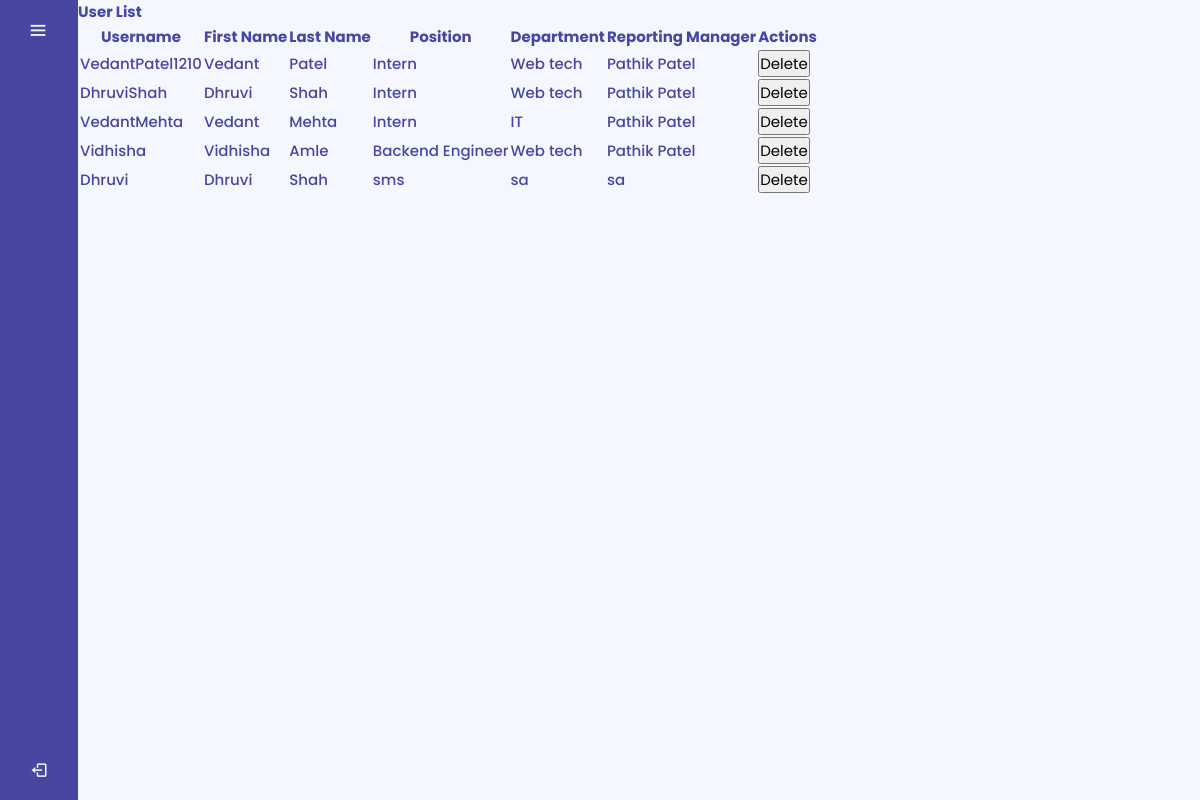
Before: /adminuser with the older database file.
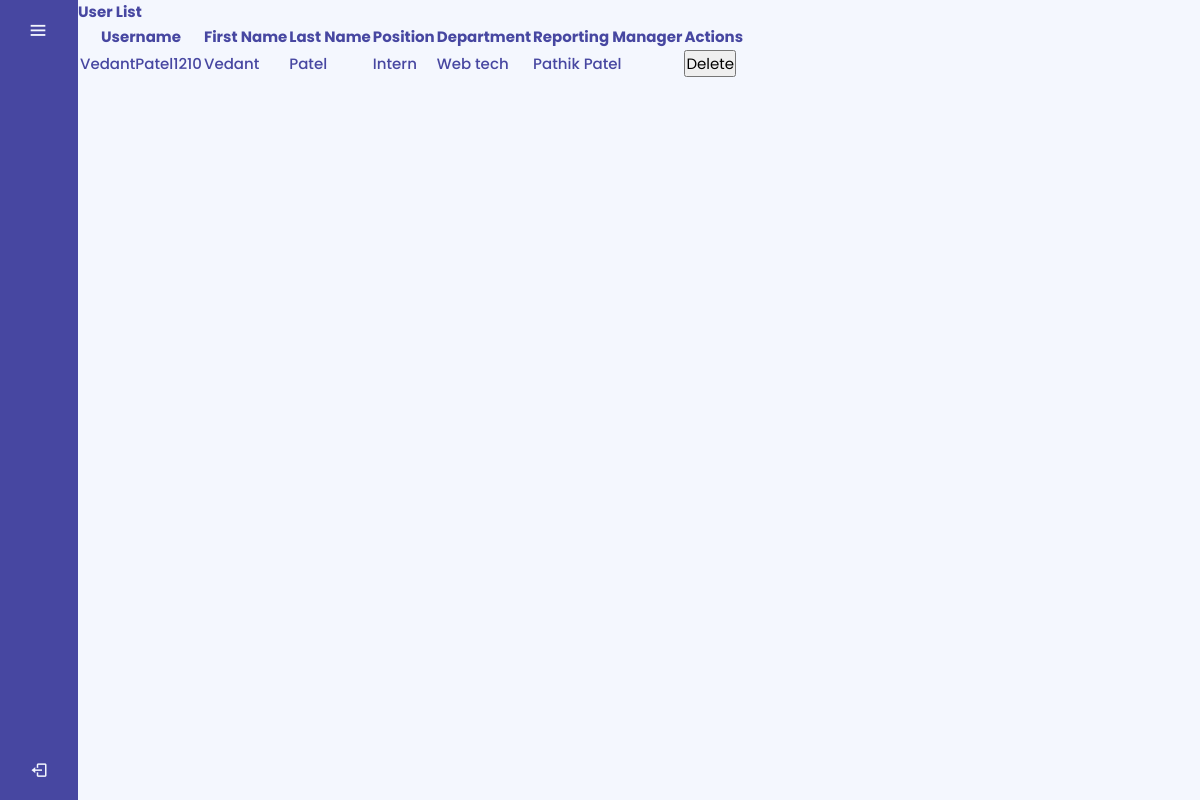
After: the same page with the newer database file.
### emp_engagement/models.py (models this page shows)
class user_data(models.Model):
    Username= models.CharField(max_length=30)
    Password= models.CharField(default="admin123",max_length=15)
    FirstName= models.CharField(max_length=100)
    MiddleName= models.CharField(max_length=100, blank=True)
    LastName = models.CharField(max_length=100)
    Address1= models.CharField(max_length=50)
    Address2= models.CharField(max_length=50)
    City= models.CharField(max_length=50)
    State= models.CharField(max_length=50)
    Pincode= models.CharField(max_length=10)
    Country= models.CharField(max_length=50)
    DateofBirth= models.DateField()
    Gender_choices=(
        ('M', 'Male'),
        ('F', 'Female'),
        ('O', 'Other')
    )
    Gender= models.CharField(max_length=1, choices=Gender_choices)
    Qualifications = models.CharField(max_length=255)
    Position = models.CharField(max_length=100)
    Department = models.CharField(max_length=100)
    Reportsto= models.CharField(max_length=50,default= None)
    Email = models.EmailField(unique=True)
    Phone_number = models.CharField(max_length=15)
    is_user = models.BooleanField(default=False)
    is_admin = models.BooleanField(default=False)
    Profilepic = models.ImageField(default='default_male_pic.png', upload_to='profile_pics/', blank=True, null=True)
    def __str__(self):
        return self.Username

### emp_engagement/views.py (the view)
# urls.py: path('adminuser',views.adminuser, name='Admin User'),
def adminuser(request):
    print("hello")
    users= user_data.objects.all()
    print(users)
    context= {
        'users':users,
        'is_admin':request.session.get('is_admin'),
        'is_user':request.session.get('is_user'),
        'display_name': request.session.get('display_name'),
        'position': request.session.get('position'),
        'profile_pic_url' : request.session.get('profile_pic_url'),
        'menu_list' : request.session.get('menu_list')
    }
    return render(request,'adminuser.html',context)

### templates/adminuser.html (shortened to what this page needs)
{% extends "index.html" %}
{% block css %}
{% load static %}
<link rel="stylesheet" href="{% static "css/user.css" %}">
{% endblock css %}
{% block section %}
<h1>User List</h1>
    <table>
        <thead>
            <tr>
                <th>Username</th>
                <th>First Name</th>
                <th>Last Name</th>
                <th>Position</th>
                <th>Department</th>
                <th>Reporting Manager</th>
                <th> Actions </th>
            </tr>
        </thead>
        <tbody>
            {% for i in users %}
            <tr>
                <td>{{ i.Username }}</td>
                <td>{{ i.FirstName }}</td>
                <td>{{ i.LastName }}</td>
                <td>{{ i.Position }}</td>
                <td>{{ i.Department }}</td>
                <td>{{ i.Reportsto }}</td>
                <td>
                    <form method="post" action="{% url 'delete_user' i.Username %}">
                        <button type="submit" class="btn btn-danger">Delete</button>
                    </form>
                </td>
            </tr>
            {% endfor %}
        </tbody>
    </table>
{% endblock section %}

### templates/index.html (shortened to what this page needs)
<!DOCTYPE html>
<html lang="en" dir="ltr">
<head>
    {% load static %}
    <link rel="stylesheet" href="{% static "css/index.css" %}">
    {% block css %}{% endblock css %}
    <link href='https://unpkg.com/boxicons@2.1.4/css/boxicons.min.css' rel='stylesheet'>
    <link rel="stylesheet" href="https://cdnjs.cloudflare.com/ajax/libs/font-awesome/5.15.2/css/all.min.css">
</head>
<body>
    <div class="sidebar">
        <ul class="nav-list">
            <li class="header">
                <div class="logo-details">
                    <i class='bx bx-menu' id="btn"></i>
                </div>
            </li>
            <li class="profile">
                <div class="profile-details">
                    <div class="name_job">
                        <div class="name">{{ display_name }}</div>
                        <div class="job">{{ position }}</div>
                    </div>
                </div>
                    <i class='bx bx-log-out' id="log_out" onclick="showConfirmationDialog()"></i>
            </li>
        </ul>
    </div>
    <section class="home-section">
        {% block section %}{% endblock section %}
    </section>
</body>
</html>

### static/css/index.css (style rules this page uses)
* { margin: 0; padding: 0; box-sizing: border-box; font-family: "Poppins", sans-serif; }
:root { --primary-color: #4747a1; --secondary-color:#f4f7fe; }
.sidebar { position: fixed; left: 0; top: 0; height: 100%; width: 78px; background: var(--primary-color); padding: 0px 14px; z-index: 99; transition: all 0.5s ease; overflow-y: auto; }
.sidebar .logo-details { height: 60px; display: flex; align-items: center; position: relative; opacity: 1; transition: opacity 0.5s ease; }
.sidebar.closed .logo-details { opacity: 1; }
.sidebar .logo-details i { width: 30px; object-fit: cover; border-radius: 6px; margin-right: 10px; opacity: 1; transition: opacity 0.5s ease; }
.sidebar .logo-details #btn { position: absolute; top: 50%; right: -9px; transform: translateY(-50%); font-size: 22px; transition: all 0.4s ease; font-size: 23px; text-align: center; cursor: pointer; transition: all 0.5s ease; }
.sidebar i { color: var(--secondary-color); height: 60px; min-width: 50px; font-size: 28px; text-align: center; line-height: 60px; }
.sidebar .nav-list { margin-top: 60px; height: 100vh; }
.sidebar li { position: relative; list-style: none; }
.sidebar ::placeholder { color: var(--secondary-color); }
.sidebar li i { height: 50px; line-height: 50px; font-size: 18px; border-radius: 12px; }
.sidebar li.profile { position: fixed; height: 60px; width: 78px; left: 0; bottom: 0px; padding: 10px 14px; background: var(--primary-color); transition: all 0.5s ease; overflow: hidden; }
.sidebar li .profile-details { display: flex; align-items: center; flex-wrap: nowrap; }
.sidebar li.profile .name, .sidebar li.profile .job { font-size: 15px; font-weight: 400; color: var(--secondary-color); white-space: nowrap; }
.sidebar li.profile .job { font-size: 12px; }
.sidebar .profile #log_out { position: absolute; top: 50%; right: 0; transform: translateY(-50%); background: var(--primary-color); width: 100%; height: 60px; line-height: 60px; border-radius: 0px; transition: all 0.5s ease; }
.home-section { position: absolute; background: var(--secondary-color); min-height: 100vh; top: 0; left: 78px; width: calc(100% - 78px); transition: all 0.5s ease; z-index: 2; font-size: 25px; font-weight: 500; }
.home-section { color: var(--primary-color); }
.sidebar li.header { position: fixed; top: 0; left: 0; height: 60px; width: 78px; padding: 0px 14px; background: var(--primary-color); z-index: 100; transition: all 0.5s ease; overflow: hidden; padding: -1px 5px; }
.sidebar li.header .logo-details { display: flex; align-items: center; position: relative; }
.sidebar li.header #btn { position: absolute; top: 50%; right: -9px; transform: translateY(-50%); font-size: 22px; }

### static/css/user.css (style rules this page uses)
:root { --primary-color: #4747a1; --secondary-color:#f4f7fe; }
* { font-size: 15px; }

Changed rows visible on the page:
removed user_data: Username "DhruviShah", FirstName "Dhruvi", LastName "Shah", Position "Intern", Department "Web tech", Reportsto "Pathik Patel"
removed user_data: Username "VedantMehta", FirstName "Vedant", LastName "Mehta", Position "Intern", Department "IT", Reportsto "Pathik Patel"
removed user_data: Username "Vidhisha", FirstName "Vidhisha", LastName "Amle", Position "Backend Engineer", Department "Web tech", Reportsto "Pathik Patel"
removed user_data: Username "Dhruvi", FirstName "Dhruvi", LastName "Shah", Position "sms", Department "sa", Reportsto "sa"
